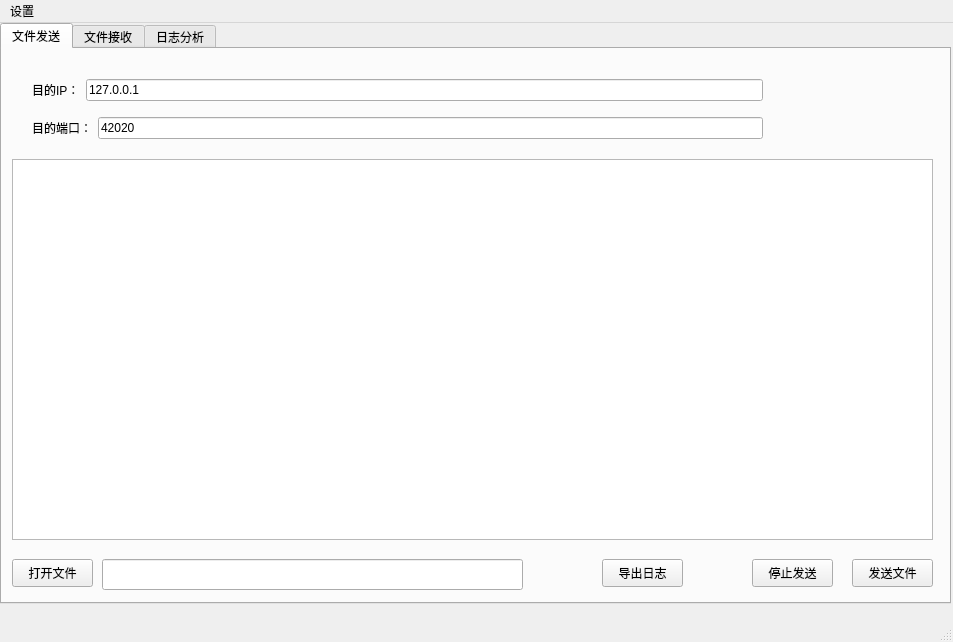
<?xml version="1.0" encoding="UTF-8"?>
<ui version="4.0">
 <class>fileTransfer</class>
 <widget class="QMainWindow" name="fileTransfer">
  <property name="geometry">
   <rect>
    <x>0</x>
    <y>0</y>
    <width>953</width>
    <height>642</height>
   </rect>
  </property>
  <property name="windowTitle">
   <string>fileTransfer</string>
  </property>
  <widget class="QWidget" name="centralwidget">
   <widget class="QTabWidget" name="tabWidget">
    <property name="geometry">
     <rect>
      <x>0</x>
      <y>0</y>
      <width>951</width>
      <height>581</height>
     </rect>
    </property>
    <property name="currentIndex">
     <number>0</number>
    </property>
    <widget class="QWidget" name="tabSend">
     <attribute name="title">
      <string>文件发送</string>
     </attribute>
     <widget class="QWidget" name="layoutWidget">
      <property name="geometry">
       <rect>
        <x>30</x>
        <y>20</y>
        <width>731</width>
        <height>81</height>
       </rect>
      </property>
      <layout class="QVBoxLayout" name="verticalLayout">
       <item>
        <layout class="QHBoxLayout" name="horizontalLayout">
         <item>
          <widget class="QLabel" name="labelIP">
           <property name="text">
            <string>目的IP：</string>
           </property>
          </widget>
         </item>
         <item>
          <widget class="QLineEdit" name="lineEditIP">
           <property name="text">
            <string>127.0.0.1</string>
           </property>
          </widget>
         </item>
        </layout>
       </item>
       <item>
        <layout class="QHBoxLayout" name="horizontalLayout_2">
         <item>
          <widget class="QLabel" name="labelPort">
           <property name="text">
            <string>目的端口：</string>
           </property>
          </widget>
         </item>
         <item>
          <widget class="QLineEdit" name="lineEditPort">
           <property name="text">
            <string>42020</string>
           </property>
          </widget>
         </item>
        </layout>
       </item>
      </layout>
     </widget>
     <widget class="QPushButton" name="pushButton1OpenFile">
      <property name="geometry">
       <rect>
        <x>10</x>
        <y>510</y>
        <width>81</width>
        <height>28</height>
       </rect>
      </property>
      <property name="text">
       <string>打开文件</string>
      </property>
     </widget>
     <widget class="QLineEdit" name="lineEditFilepath">
      <property name="geometry">
       <rect>
        <x>100</x>
        <y>510</y>
        <width>421</width>
        <height>31</height>
       </rect>
      </property>
      <property name="text">
       <string/>
      </property>
     </widget>
     <widget class="QPushButton" name="pushButton1SaveLog">
      <property name="geometry">
       <rect>
        <x>600</x>
        <y>510</y>
        <width>81</width>
        <height>28</height>
       </rect>
      </property>
      <property name="text">
       <string>导出日志</string>
      </property>
     </widget>
     <widget class="QPushButton" name="pushButton1Send">
      <property name="geometry">
       <rect>
        <x>850</x>
        <y>510</y>
        <width>81</width>
        <height>28</height>
       </rect>
      </property>
      <property name="text">
       <string>发送文件</string>
      </property>
     </widget>
     <widget class="QTableWidget" name="tableWidget1">
      <property name="geometry">
       <rect>
        <x>10</x>
        <y>110</y>
        <width>921</width>
        <height>381</height>
       </rect>
      </property>
     </widget>
     <widget class="QPushButton" name="pushButton">
      <property name="geometry">
       <rect>
        <x>750</x>
        <y>510</y>
        <width>81</width>
        <height>28</height>
       </rect>
      </property>
      <property name="text">
       <string>停止发送</string>
      </property>
     </widget>
    </widget>
    <widget class="QWidget" name="tabReceive">
     <attribute name="title">
      <string>文件接收</string>
     </attribute>
     <widget class="QTableWidget" name="tableWidget2">
      <property name="geometry">
       <rect>
        <x>10</x>
        <y>10</y>
        <width>931</width>
        <height>531</height>
       </rect>
      </property>
     </widget>
    </widget>
    <widget class="QWidget" name="tabLog">
     <attribute name="title">
      <string>日志分析</string>
     </attribute>
     <widget class="QTableWidget" name="tableWidget3">
      <property name="geometry">
       <rect>
        <x>10</x>
        <y>10</y>
        <width>931</width>
        <height>501</height>
       </rect>
      </property>
     </widget>
     <widget class="QPushButton" name="pushButton3LoadLog">
      <property name="geometry">
       <rect>
        <x>840</x>
        <y>520</y>
        <width>93</width>
        <height>28</height>
       </rect>
      </property>
      <property name="text">
       <string>加载日志</string>
      </property>
     </widget>
    </widget>
   </widget>
  </widget>
  <widget class="QMenuBar" name="menubar">
   <property name="geometry">
    <rect>
     <x>0</x>
     <y>0</y>
     <width>953</width>
     <height>26</height>
    </rect>
   </property>
   <widget class="QMenu" name="menu">
    <property name="title">
     <string>设置</string>
    </property>
    <addaction name="actionmenuPrefer"/>
    <addaction name="actionLoadParam"/>
   </widget>
   <addaction name="menu"/>
  </widget>
  <widget class="QStatusBar" name="statusbar"/>
  <action name="actionmenuPrefer">
   <property name="text">
    <string>首选项</string>
   </property>
  </action>
  <action name="actionLoadParam">
   <property name="text">
    <string>导入参数</string>
   </property>
  </action>
 </widget>
 <resources/>
 <connections/>
</ui>
